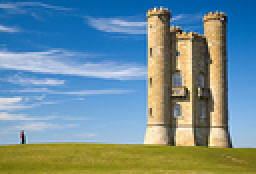
%> input picture BroadwayTower256px.png, 128 x 87 px, shrunk from 256 x 174 before the run (shown 2 times larger)
$ octave SeamCarving.m   (GNU Octave 9; MATLAB toolbox functions it lacks are replaced by stand-ins)
%> lines starting %> are read from the running program, lines starting %| are printed output that depends on the picture; in (x1, y1, x2, y2) boxes, pixels count from 0 and x2, y2 are one past the last pixel; in counts of white or black regions, pixels touching at a corner belong together; the program's own positions count from 1
### ImageEnergy.m
function [ EnergyArray ] = ImageEnergy( Pixel )
% This function will calculate the pixel energy for each pixel in an image
% This function will call the function 'PixelEnergy' in a loop
% in order to find pixel energy for every pixel in an image
% Author: Harpreet

% Getting number of rows and columns in an image
[x, y, ~] = size(Pixel);
% Preallocation
EnergyArray = zeros(x,y);

% Calling PixelEnergy for each column and row
for i = 1:x
    for j = 1:y
        [ EnergyArray(i,j) ] = PixelEnergy( Pixel, i, j );
    end
end
end

### FindSeam.m
function [ ArrayOfMinEnergy ] = FindSeam( energy )
% This Function will find the minimum energy path required to go from top
% to bottom. It uses the function FindLeastEnergyPathToPixel in a loop and
% makes 2D arrays of energy spent and minimum paths taken and hence gives
% the path i.e. seam that has the minimum energy overall.
% Author: Harpreet

% Calculating the number of rows and columns
[x, y, ~] = size(energy);

% Preallocating the Cell array
path = cell(x,y);

% Setting the first row of Cell array as just 1,2,3.. to the number of rows
firstRowOfCell = 1:y;
path(1, :) = num2cell(firstRowOfCell);

% Nested loop that goes through every column and row i - row, j - column
% Starts from second row as first row is already set up
for i = 2:x
    for j = 1:y

        [ energy(i,j), path{i,j} ] = FindLeastEnergyPathToPixel( j, energy(i, j), energy(i-1, :), path(i-1, :) );
        %Cell{i,j} = path;
        %        Setting a 2D Cell array of minimum paths for every column and
        %        replacing the energy array with the energy required to go to
        %        minimum paths in corressponding paths in cell array

    end
end

% Finding the first minimum energy in the last row of energy array
% u being set up as column number of the minimum energy
u = 1;
minleastEnergy = min(energy(x,:));
while energy(x, u) ~= minleastEnergy
    u = u + 1;
end
% Hence the output would be last array of energy array with the column
% number found above 'u'
ArrayOfMinEnergy = path{x,u};
end

### ColourSeam.m
function [ ColouredImage ] = ColourSeam( RGBarray, VerticalSeam )
% This function will colour in the Seam to be removed
% This function will take in the Vertical seam found from the function
% FindSeam and colour in the particular pixels in Red
% Author: Harpreet

% Using a for loop from 1 to size of input image which will be the number
% of rows since it is the first value given
for i = 1:size(RGBarray)
    RGBarray(i, VerticalSeam(i), 1) = 255; % Setting Red of pixel to max
    RGBarray(i, VerticalSeam(i), 2) = 0; % Setting Green of pixel to zero
    RGBarray(i, VerticalSeam(i), 3) = 0; % Setting Blue of pixel to zero
end
% Setting the output as the input with coloured seam
ColouredImage = RGBarray;

end

### RemoveSeam.m
function [ ArrayWithOnelessCol ] = RemoveSeam( RGBarray, VerticalSeam )
% This function removes the whole seam
%  The function will call the function RemovePixelFromRow and make new
%  image with with one less column i.e. with seam removed
% Author: Harpreet

% size
[x, y, z] = size(RGBarray);
% Preallocating with zeroes of uint8 values
ArrayWithOnelessCol = zeros(x,y-1,z);

% For loop going from 1 to number of rows using RemovePixelFromRow on every
% row to remove pixel from every row from an image and getting an output
% with one less column i.e. Seam Removed
for i = 1:x
    NewRowOfPixels = RemovePixelFromRow( RGBarray(i,:,:), VerticalSeam(i) );
    ArrayWithOnelessCol(i,:,:) = NewRowOfPixels;

end

### SeamCarving.m
% This script file performs seam carving on an image
% Before it will run you will need to implement the 8 functions
% specified in the project hand out document
% author: Peter Bier

clear
clf

% get image to carve
% TIP: to save typing in a test image name every time, you may like to
% change this line to something like imageName = 'testImage.jpg'
imageName = input('Please enter the name of the image to carve:','s');
%> the answer given: BroadwayTower256px.png
myImage = imread(imageName);
%> myImage is the input picture: size 87x128x3 uint8; mean R, G, B 112.3, 142.1, 150.4

% get number of seams to cave
n = input('Please enter the number of seams to carve:');
%> the answer given: 3

% display original image
figure(1)
imshow(myImage)

% carve specified number of seams
ColImage = myImage;
for i=1:n
    disp(['Carving seam ' num2str(i)]);

    % step 1: Calculage image energy
    energy = ImageEnergy(myImage);

    figure(2)
%     subplot(1,3,1)
    % normalise and display energy image
    maxE = max(max(energy));
    imshow(uint8(energy/maxE*255))

     figure(3)
    % step 2: Identify seam
    seam = FindSeam(energy);

    ColImage = ColourSeam(ColImage,seam);


%     subplot(1,3,2)
    imshow(ColImage)

    % step 3: Remove seam
    figure(4)
    newImage = RemoveSeam(myImage,seam);
    clear myImage seam energy;

    myImage = newImage;

%     subplot(1,3,3)
    imshow(myImage);

   %disp('Hit enter to continue');
    %pause
end
%> this loop made 3 passes
%> minleastEnergy in FindSeam on passes 1 to 3: 152297, 151548, 152142
%> pass 1, `energy = ImageEnergy(myImage);`:
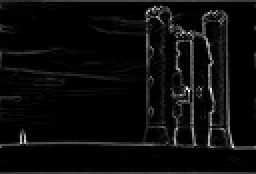
%> energy: size 87x128 double (shown 2 times larger); min 0, max 154009, mean 7200.7; drawn with min black and max white
%> pass 1, `newImage = RemoveSeam(myImage,seam);`:
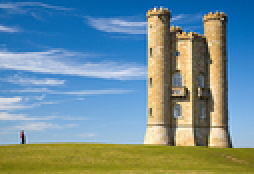
%> newImage: size 87x127x3 double (shown 2 times larger); mean R, G, B 112.5, 142.2, 150.2
%> after the loop:
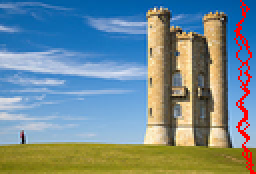
%> ColImage: size 87x128x3 uint8 (shown 2 times larger); 1.85% of pixels changed, all inside (x1, y1, x2, y2) = (117, 0, 128, 87)

% write out the carved image
imwrite(newImage,['Carved' imageName]);
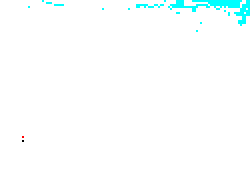
%> saved as CarvedBroadwayTower256px.png: size 87x125x3 uint8 (shown 2 times larger); mean R, G, B 250.4, 255, 255
